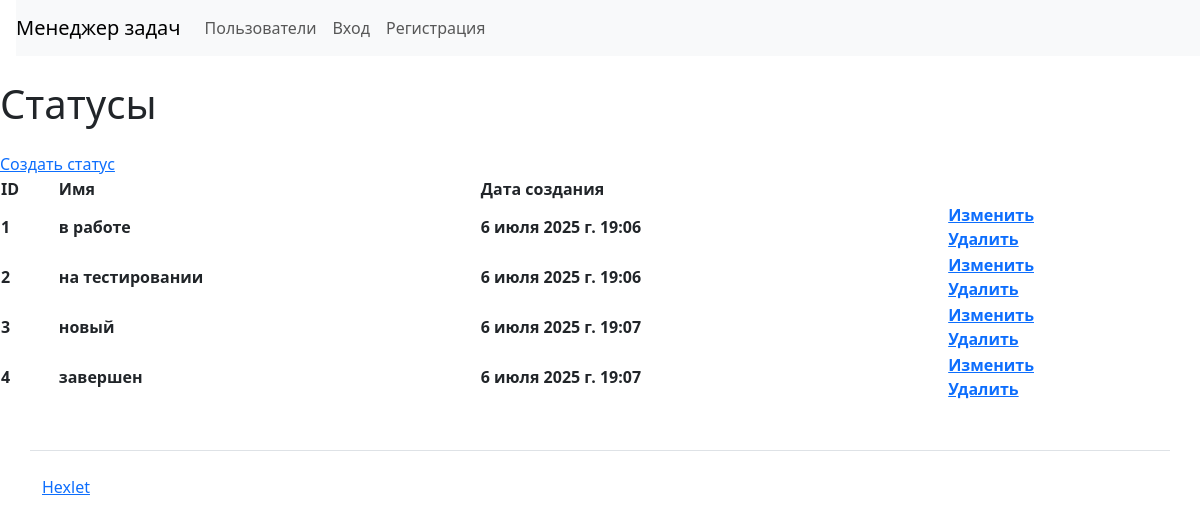
Before: /statuses/ with the older database file.
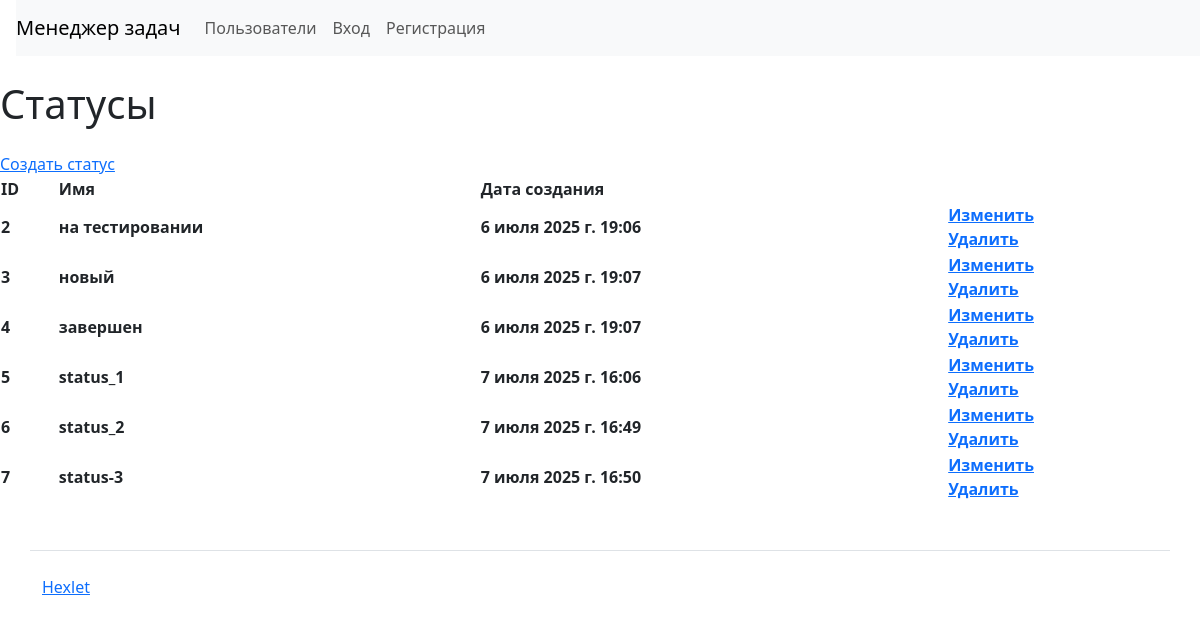
After: the same page with the newer database file.
### task_manager/statuses/models.py (models this page shows, shortened)
class StatusesModel(models.Model):
    name = models.CharField(max_length=255)
    date_create = models.DateTimeField(auto_now_add=True)

### task_manager/statuses/views.py (the view)
# urls.py: path('', StatusesView.as_view(), name='list_statuses'),
class StatusesView(ListView):
    model = StatusesModel
    template_name = 'statuses/statuses.html'
    context_object_name = 'statuses'

### task_manager/templates/statuses/statuses.html
{% extends "base.html" %}
{% load django_bootstrap5 %}
{% block content %}
<h1 class="my-4">Статусы</h1>
<a href={% url 'create_status' %}>Создать статус</a>
<table>
    <thead>
        <tr>
            <th>ID</th>
            <th>Имя</th>
            <th>Дата создания</th>
        </tr>
    </thead>
    <tbody>
        {% for status in statuses %}
        <tr>
            <th>{{ status.id }}</th>
            <th>{{ status.name }}</th>
            <th>{{ status.date_create }}</th>
            <th>
              <a href={% url 'update_status' status.pk %}>Изменить</a><br>
              <a href={% url 'delete_status' status.pk %}>Удалить</a>
            </th>
        </tr>
        {% endfor %}
    </tbody>
</table>
{% endblock %}

### task_manager/templates/base.html (shortened to what this page needs)
{% load django_bootstrap5 %}
<!DOCTYPE html>
<html lang="ru-ru">
  <head>
    {% bootstrap_css %}
  </head>
  <body class="d-flex flex-column min-vh-100">
    <nav class="navbar navbar-expand-lg navbar-light bg-light ms-3">
      <a class="navbar-brand" href="/">Менеджер задач</a>
  {% if request.user.is_authenticated %}
    <div class="collapse navbar-collapse" id="navbarToggleExternalContent">
    <ul class="navbar-nav mr-auto">
        <li class="nav-item">
            <a class="nav-link" href={% url 'list_users' %}>Пользователи</a>
        </li>
        <li class="nav-item">
            <a class="nav-link" href={% url 'list_statuses' %}>Статусы</a>
        </li>
        <li class="nav-item">
            <a class="nav-link" href={% url 'labels' %}>Метки</a>
        </li>
        <li class="nav-item">
            <a class="nav-link" href={% url 'tasks' %}>Задачи</a>
        </li>
        <li class="nav-item">
            <a class="nav-link" href={% url 'logout' %}>Выйти</a>
        </li>
    </ul>
    </div>
  {% else %}
    <div class="collapse navbar-collapse" id="navbarToggleExternalContent">
        <ul class="navbar-nav mr-auto">
        <li class="nav-item">
            <a class="nav-link" href={% url 'list_users'  %}>Пользователи</a>
          </li>
        <li class="nav-item">
            <a class="nav-link" href={% url 'login' %}>Вход</a>
        </li>
        <li class="nav-item">
            <a class="nav-link" href={% url 'create_user' %}>Регистрация</a>
        </li>
        </ul>
    </div>
  {% endif %}
    </nav>
    {% block content %}{% endblock %}
    <footer>
      <div class="container my-5 pt-4 border-top">
        <a target="_blank" href="https://ru.hexlet.io">Hexlet</a>
      </div>
    </footer>
  </body>

Changed rows visible on the page:
removed StatusesModel: id "1", name "в работе", date_create "6 июля 2025 г. 19:06"
added StatusesModel: id "5", name "status_1", date_create "7 июля 2025 г. 16:06"
added StatusesModel: id "6", name "status_2", date_create "7 июля 2025 г. 16:49"
added StatusesModel: id "7", name "status-3", date_create "7 июля 2025 г. 16:50"
